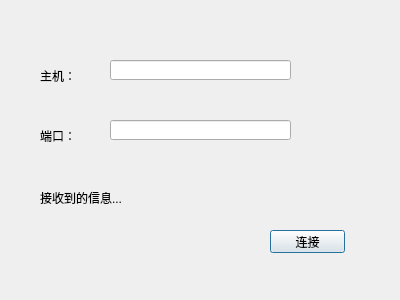
<?xml version="1.0" encoding="UTF-8"?>
<ui version="4.0">
 <class>Client</class>
 <widget class="QDialog" name="Client">
  <property name="geometry">
   <rect>
    <x>0</x>
    <y>0</y>
    <width>400</width>
    <height>300</height>
   </rect>
  </property>
  <property name="windowTitle">
   <string>Client</string>
  </property>
  <widget class="QLabel" name="label">
   <property name="geometry">
    <rect>
     <x>40</x>
     <y>70</y>
     <width>54</width>
     <height>12</height>
    </rect>
   </property>
   <property name="text">
    <string>主机：</string>
   </property>
  </widget>
  <widget class="QLabel" name="label_2">
   <property name="geometry">
    <rect>
     <x>40</x>
     <y>130</y>
     <width>54</width>
     <height>12</height>
    </rect>
   </property>
   <property name="text">
    <string>端口：</string>
   </property>
  </widget>
  <widget class="QLabel" name="messageLabel">
   <property name="geometry">
    <rect>
     <x>40</x>
     <y>190</y>
     <width>121</width>
     <height>16</height>
    </rect>
   </property>
   <property name="text">
    <string>接收到的信息...</string>
   </property>
  </widget>
  <widget class="QPushButton" name="connectButton">
   <property name="geometry">
    <rect>
     <x>270</x>
     <y>230</y>
     <width>75</width>
     <height>23</height>
    </rect>
   </property>
   <property name="text">
    <string>连接</string>
   </property>
  </widget>
  <widget class="QLineEdit" name="hostLineEdit">
   <property name="geometry">
    <rect>
     <x>110</x>
     <y>60</y>
     <width>181</width>
     <height>20</height>
    </rect>
   </property>
  </widget>
  <widget class="QLineEdit" name="portLineEdit">
   <property name="geometry">
    <rect>
     <x>110</x>
     <y>120</y>
     <width>181</width>
     <height>20</height>
    </rect>
   </property>
  </widget>
 </widget>
 <layoutdefault spacing="6" margin="11"/>
 <resources/>
 <connections/>
</ui>
